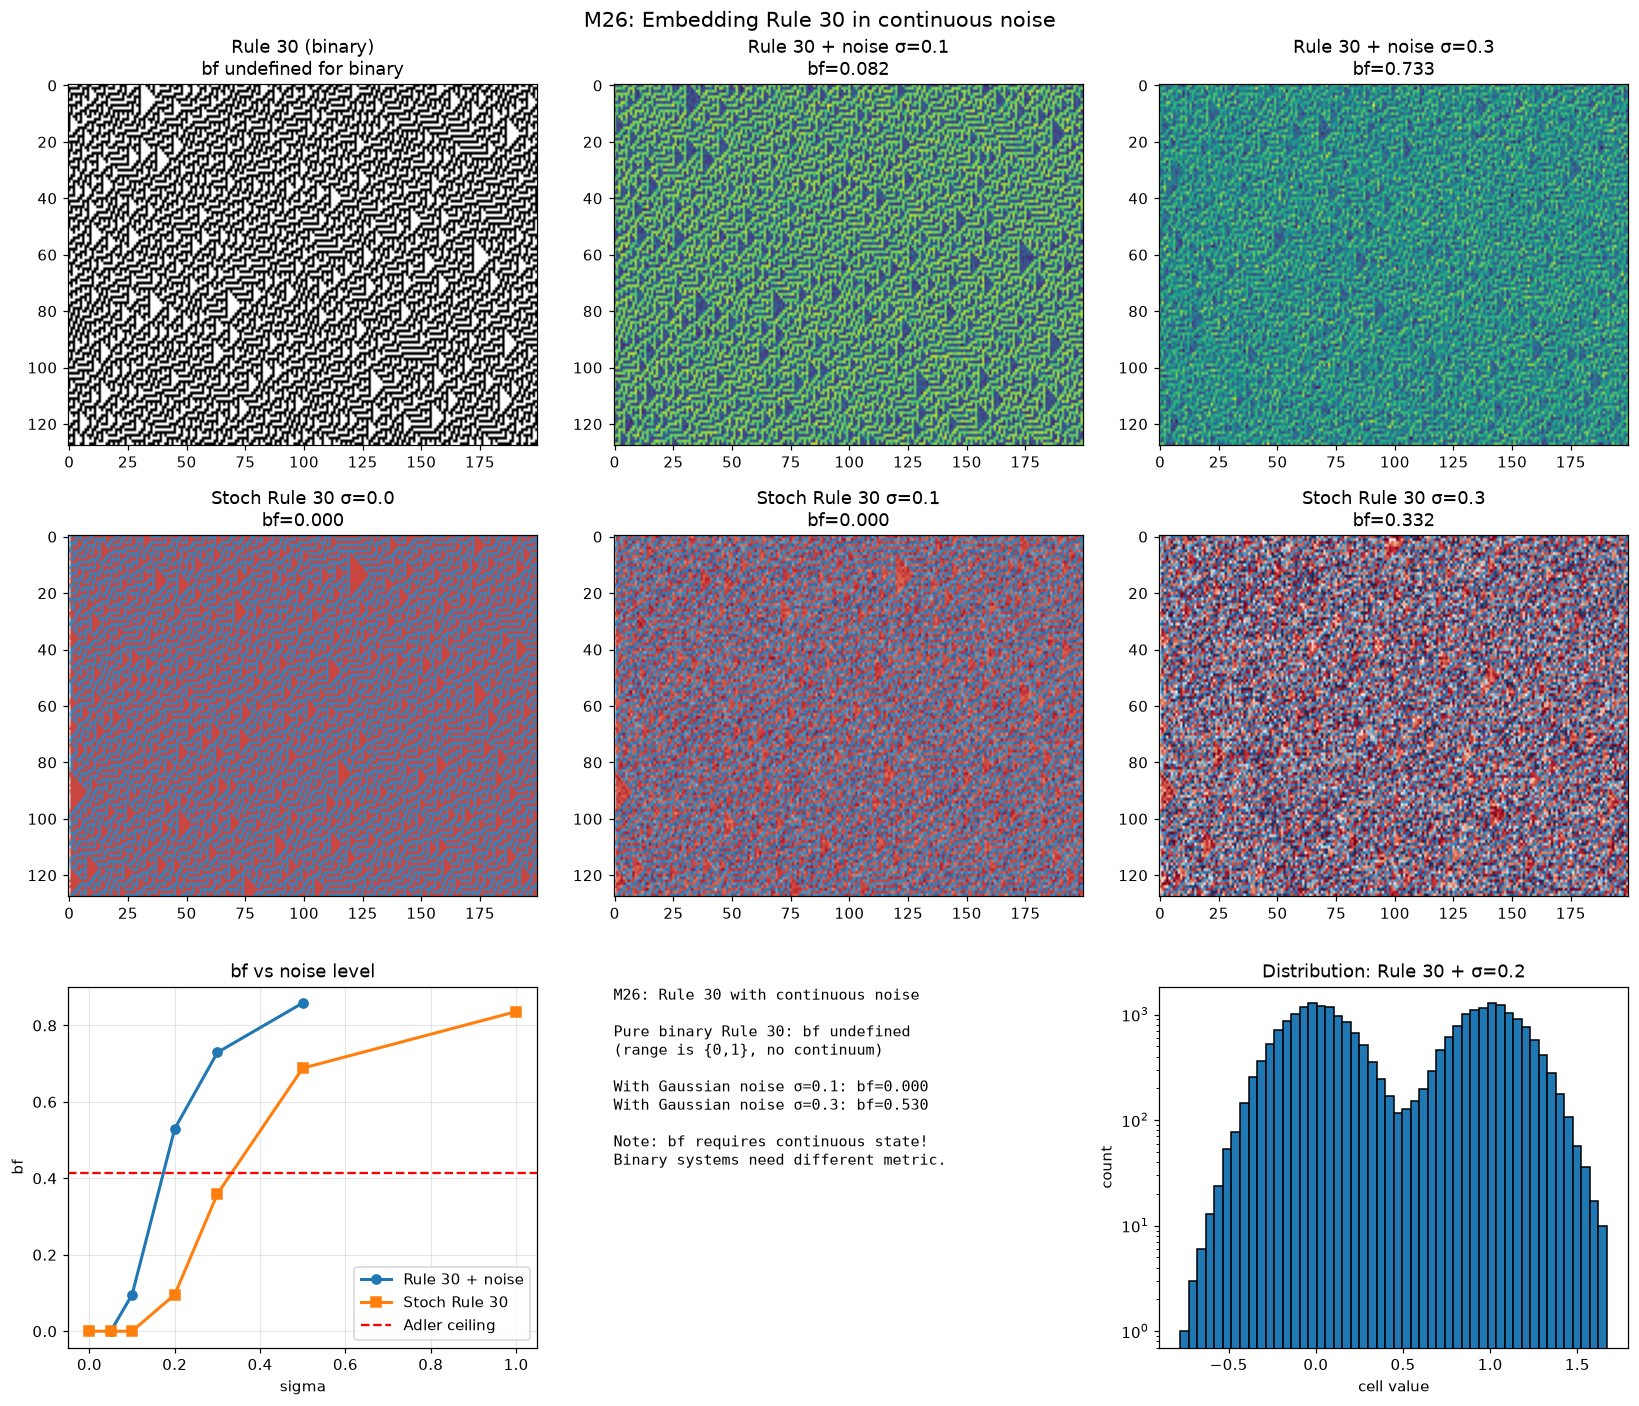

Source code (Python):
"""M26: Embed binary chaos in continuous noise to test bf properly."""
import matplotlib
matplotlib.use('Agg')
import matplotlib.pyplot as plt
import numpy as np

def band_frac(arr, lo_frac=0.3, hi_frac=0.7):
    flat = arr.flatten()
    lo = flat.min() + lo_frac * (flat.max() - flat.min())
    hi = flat.min() + hi_frac * (flat.max() - flat.min())
    return ((flat >= lo) & (flat <= hi)).mean()

def rule30_ca(N=128, T=300, seed=42):
    rng = np.random.default_rng(seed)
    x = rng.integers(0, 2, size=N).astype(np.uint8)
    history = np.zeros((T, N), dtype=np.uint8)
    history[0] = x
    for t in range(T-1):
        new_x = x.copy()
        for i in range(N):
            left = np.uint8(x[(i-1) % N])
            right = np.uint8(x[(i+1) % N])
            center = np.uint8(x[i])
            new_x[i] = left ^ (center | right)
        x = new_x
        history[t+1] = x
    return history.astype(float)

# Embed Rule 30 in continuous noise
def rule30_with_continuum(N=128, T=300, sigma=0.3, seed=42):
    """Rule 30 dynamics but each cell has continuous noise added."""
    rng = np.random.default_rng(seed)
    x = rng.integers(0, 2, size=N).astype(float)
    history = np.zeros((T, N))
    history[0] = x
    for t in range(T-1):
        new_x = x.copy()
        for i in range(N):
            left = x[(i-1) % N]
            right = x[(i+1) % N]
            center = x[i]
            binary_val = 1.0 if (left > 0.5) ^ ((center > 0.5) | (right > 0.5)) else 0.0
            new_x[i] = binary_val + sigma * rng.normal()
        x = new_x
        history[t+1] = x
    return history

# Continuous "stochastic Rule 30" - pure continuous
def stochastic_rule30_continuous(N=128, T=300, sigma=0.4, threshold=0.5, seed=42):
    """Continuous version: apply rule to sigmoid(x - threshold)."""
    rng = np.random.default_rng(seed)
    x = rng.uniform(-1, 1, size=N)
    history = np.zeros((T, N))
    history[0] = x
    for t in range(T-1):
        new_x = x.copy()
        for i in range(N):
            left = x[(i-1) % N]
            right = x[(i+1) % N]
            center = x[i]
            # Convert to binary decisions via thresholding
            l_b = 1 if left > threshold else 0
            r_b = 1 if right > threshold else 0
            c_b = 1 if center > threshold else 0
            new_x[i] = (l_b ^ (c_b | r_b)) * 2 - 1  # Map back to +/-1
            new_x[i] += sigma * rng.normal()
        x = new_x
        history[t+1] = x
    return history

# ============================================================
# Run experiments
# ============================================================
print('M26: Rule 30 with continuous embedding')
results = []

print('\nRule 30 (pure binary):')
h = rule30_ca(N=128, T=300)
bf = band_frac(h[50:])
f1 = (h[50:] == 1).mean()
results.append(('Rule 30 (binary)', 'N/A', bf, f1))
print(f'  bf={bf:.4f}, f(1)={f1:.4f}')

print('\nRule 30 + Gaussian noise (sigma):')
for sigma in [0.05, 0.1, 0.2, 0.3, 0.5]:
    h = rule30_with_continuum(N=128, T=300, sigma=sigma)
    bf = band_frac(h[50:])
    f1 = (h[50:] > 0.5).mean()
    results.append(('Rule 30 + noise', sigma, bf, f1))
    print(f'  sigma={sigma:.2f}: bf={bf:.4f}, f(>0.5)={f1:.4f}')

print('\nStochastic Rule 30 (continuous mapping +/-1):')
for sigma in [0.0, 0.05, 0.1, 0.2, 0.3, 0.5, 1.0]:
    h = stochastic_rule30_continuous(N=128, T=300, sigma=sigma)
    bf = band_frac(h[50:])
    results.append(('Stoch Rule 30', sigma, bf, 0))
    print(f'  sigma={sigma:.2f}: bf={bf:.4f}')

# Plot
fig, axes = plt.subplots(3, 3, figsize=(15, 13))

# Row 0: binary rule 30
ax = axes[0, 0]
h = rule30_ca(N=128, T=200)
ax.imshow(h.T, aspect='auto', cmap='binary')
ax.set_title('Rule 30 (binary)\nbf undefined for binary')

# Row 0: rule 30 + sigma=0.1
ax = axes[0, 1]
h = rule30_with_continuum(N=128, T=200, sigma=0.1)
bf = band_frac(h[50:])
ax.imshow(h.T, aspect='auto', cmap='viridis')
ax.set_title(f'Rule 30 + noise σ=0.1\nbf={bf:.3f}')

# Row 0: rule 30 + sigma=0.3
ax = axes[0, 2]
h = rule30_with_continuum(N=128, T=200, sigma=0.3)
bf = band_frac(h[50:])
ax.imshow(h.T, aspect='auto', cmap='viridis')
ax.set_title(f'Rule 30 + noise σ=0.3\nbf={bf:.3f}')

# Row 1: stochastic rule 30 (continuous)
for k, sigma in enumerate([0.0, 0.1, 0.3]):
    ax = axes[1, k]
    h = stochastic_rule30_continuous(N=128, T=200, sigma=sigma)
    bf = band_frac(h[50:])
    ax.imshow(h.T, aspect='auto', cmap='RdBu', vmin=-1.5, vmax=1.5)
    ax.set_title(f'Stoch Rule 30 σ={sigma}\nbf={bf:.3f}')

# Row 2: bf vs sigma plots
ax = axes[2, 0]
xs = [r[1] for r in results if r[0] == 'Rule 30 + noise']
ys = [r[2] for r in results if r[0] == 'Rule 30 + noise']
ax.plot(xs, ys, 'o-', linewidth=2, label='Rule 30 + noise')
xs = [r[1] for r in results if r[0] == 'Stoch Rule 30']
ys = [r[2] for r in results if r[0] == 'Stoch Rule 30']
ax.plot(xs, ys, 's-', linewidth=2, label='Stoch Rule 30')
ax.axhline(0.414, color='red', linestyle='--', label='Adler ceiling')
ax.set_xlabel('sigma')
ax.set_ylabel('bf')
ax.set_title('bf vs noise level')
ax.legend()
ax.grid(True, alpha=0.3)

# Summary text
ax = axes[2, 1]
ax.axis('off')
text = "M26: Rule 30 with continuous noise\n\n"
text += "Pure binary Rule 30: bf undefined\n"
text += "(range is {0,1}, no continuum)\n\n"
text += "With Gaussian noise σ=0.1: bf=" + f"{results[1][2]:.3f}\n"
text += "With Gaussian noise σ=0.3: bf=" + f"{results[3][2]:.3f}\n\n"
text += "Note: bf requires continuous state!\n"
text += "Binary systems need different metric."
ax.text(0, 1, text, fontsize=10, family='monospace', va='top')

# histogram of values
ax = axes[2, 2]
h = rule30_with_continuum(N=128, T=300, sigma=0.2)
ax.hist(h[100:].flatten(), bins=50, edgecolor='black')
ax.set_xlabel('cell value')
ax.set_ylabel('count')
ax.set_title('Distribution: Rule 30 + σ=0.2')
ax.set_yscale('log')

plt.suptitle('M26: Embedding Rule 30 in continuous noise', fontsize=14)
plt.tight_layout()
plt.savefig('_artifacts/m26_rule30_with_continuum.png', dpi=110, bbox_inches='tight')
print('\nSaved m26_rule30_with_continuum.png')

import json
data = {'results': [{'system': s, 'param': p, 'bf': bf, 'extra': e} for s, p, bf, e in results]}
with open('_artifacts/m26_rule30_with_continuum.json', 'w') as f:
    json.dump(data, f, indent=2)
